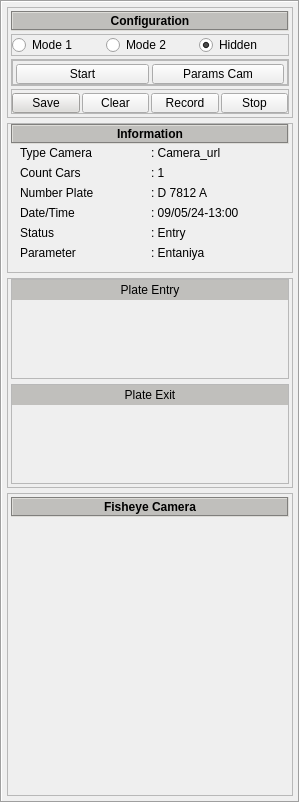
       <widget class="QFrame" name="frame_4">
        <property name="minimumSize">
         <size>
          <width>300</width>
          <height>50</height>
         </size>
        </property>
        <property name="maximumSize">
         <size>
          <width>300</width>
          <height>850</height>
         </size>
        </property>
        <property name="frameShape">
         <enum>QFrame::Box</enum>
        </property>
        <property name="frameShadow">
         <enum>QFrame::Sunken</enum>
        </property>
        <layout class="QVBoxLayout" name="verticalLayout_14">
         <property name="spacing">
          <number>5</number>
         </property>
         <property name="leftMargin">
          <number>5</number>
         </property>
         <property name="topMargin">
          <number>5</number>
         </property>
         <property name="rightMargin">
          <number>5</number>
         </property>
         <property name="bottomMargin">
          <number>5</number>
         </property>
         <item>
          <widget class="QFrame" name="frame_15">
           <property name="minimumSize">
            <size>
             <width>0</width>
             <height>0</height>
            </size>
           </property>
           <property name="maximumSize">
            <size>
             <width>16777215</width>
             <height>16777215</height>
            </size>
           </property>
           <property name="frameShape">
            <enum>QFrame::StyledPanel</enum>
           </property>
           <property name="frameShadow">
            <enum>QFrame::Raised</enum>
           </property>
           <layout class="QVBoxLayout" name="verticalLayout_6">
            <property name="spacing">
             <number>3</number>
            </property>
            <property name="leftMargin">
             <number>3</number>
            </property>
            <property name="topMargin">
             <number>3</number>
            </property>
            <property name="rightMargin">
             <number>3</number>
            </property>
            <property name="bottomMargin">
             <number>3</number>
            </property>
            <item>
             <widget class="QLabel" name="label_14">
              <property name="minimumSize">
               <size>
                <width>0</width>
                <height>20</height>
               </size>
              </property>
              <property name="maximumSize">
               <size>
                <width>16777215</width>
                <height>20</height>
               </size>
              </property>
              <property name="font">
               <font>
                <weight>75</weight>
                <bold>true</bold>
               </font>
              </property>
              <property name="styleSheet">
               <string notr="true">background-color: rgb(192, 191, 188);</string>
              </property>
              <property name="frameShape">
               <enum>QFrame::Box</enum>
              </property>
              <property name="frameShadow">
               <enum>QFrame::Sunken</enum>
              </property>
              <property name="text">
               <string>Configuration</string>
              </property>
              <property name="alignment">
               <set>Qt::AlignCenter</set>
              </property>
             </widget>
            </item>
            <item>
             <widget class="QFrame" name="frame_19">
              <property name="maximumSize">
               <size>
                <width>16777215</width>
                <height>30</height>
               </size>
              </property>
              <property name="frameShape">
               <enum>QFrame::StyledPanel</enum>
              </property>
              <property name="frameShadow">
               <enum>QFrame::Raised</enum>
              </property>
              <layout class="QHBoxLayout" name="horizontalLayout_9">
               <property name="spacing">
                <number>5</number>
               </property>
               <property name="leftMargin">
                <number>0</number>
               </property>
               <property name="topMargin">
                <number>0</number>
               </property>
               <property name="rightMargin">
                <number>0</number>
               </property>
               <property name="bottomMargin">
                <number>0</number>
               </property>
               <item>
                <widget class="QRadioButton" name="btn_radio_mode1">
                 <property name="text">
                  <string>Mode 1</string>
                 </property>
                </widget>
               </item>
               <item>
                <widget class="QRadioButton" name="btn_radio_mode2">
                 <property name="text">
                  <string>Mode 2</string>
                 </property>
                </widget>
               </item>
               <item>
                <widget class="QRadioButton" name="btn_radio_hidden">
                 <property name="text">
                  <string>Hidden</string>
                 </property>
                 <property name="checkable">
                  <bool>true</bool>
                 </property>
                 <property name="checked">
                  <bool>true</bool>
                 </property>
                 <property name="autoRepeat">
                  <bool>false</bool>
                 </property>
                </widget>
               </item>
              </layout>
             </widget>
            </item>
            <item>
             <widget class="QFrame" name="frame_13">
              <property name="frameShape">
               <enum>QFrame::StyledPanel</enum>
              </property>
              <property name="frameShadow">
               <enum>QFrame::Raised</enum>
              </property>
              <layout class="QHBoxLayout" name="horizontalLayout_11">
               <property name="spacing">
                <number>5</number>
               </property>
               <property name="leftMargin">
                <number>0</number>
               </property>
               <property name="topMargin">
                <number>0</number>
               </property>
               <property name="rightMargin">
                <number>0</number>
               </property>
               <property name="bottomMargin">
                <number>0</number>
               </property>
               <item>
                <widget class="QFrame" name="frame_18">
                 <property name="frameShape">
                  <enum>QFrame::StyledPanel</enum>
                 </property>
                 <property name="frameShadow">
                  <enum>QFrame::Raised</enum>
                 </property>
                 <layout class="QHBoxLayout" name="horizontalLayout_3">
                  <property name="spacing">
                   <number>3</number>
                  </property>
                  <property name="leftMargin">
                   <number>3</number>
                  </property>
                  <property name="topMargin">
                   <number>3</number>
                  </property>
                  <property name="rightMargin">
                   <number>3</number>
                  </property>
                  <property name="bottomMargin">
                   <number>0</number>
                  </property>
                  <item>
                   <widget class="QPushButton" name="btn_start">
                    <property name="minimumSize">
                     <size>
                      <width>0</width>
                      <height>0</height>
                     </size>
                    </property>
                    <property name="maximumSize">
                     <size>
                      <width>16777215</width>
                      <height>20</height>
                     </size>
                    </property>
                    <property name="styleSheet">
                     <string notr="true"/>
                    </property>
                    <property name="text">
                     <string>Start</string>
                    </property>
                   </widget>
                  </item>
                  <item>
                   <widget class="QPushButton" name="btn_params_cam">
                    <property name="minimumSize">
                     <size>
                      <width>0</width>
                      <height>0</height>
                     </size>
                    </property>
                    <property name="maximumSize">
                     <size>
                      <width>16777215</width>
                      <height>20</height>
                     </size>
                    </property>
                    <property name="styleSheet">
                     <string notr="true"/>
                    </property>
                    <property name="text">
                     <string>Params Cam</string>
                    </property>
                   </widget>
                  </item>
                 </layout>
                </widget>
               </item>
              </layout>
             </widget>
            </item>
            <item>
             <widget class="QFrame" name="frame_9">
              <property name="frameShape">
               <enum>QFrame::StyledPanel</enum>
              </property>
              <property name="frameShadow">
               <enum>QFrame::Raised</enum>
              </property>
              <layout class="QHBoxLayout" name="horizontalLayout_13">
               <property name="spacing">
                <number>2</number>
               </property>
               <property name="leftMargin">
                <number>0</number>
               </property>
               <property name="topMargin">
                <number>3</number>
               </property>
               <property name="rightMargin">
                <number>0</number>
               </property>
               <property name="bottomMargin">
                <number>0</number>
               </property>
               <item>
                <widget class="QPushButton" name="btn_save">
                 <property name="minimumSize">
                  <size>
                   <width>0</width>
                   <height>0</height>
                  </size>
                 </property>
                 <property name="maximumSize">
                  <size>
                   <width>16777215</width>
                   <height>20</height>
                  </size>
                 </property>
                 <property name="styleSheet">
                  <string notr="true">background-color: rgb(222, 221, 218);</string>
                 </property>
                 <property name="text">
                  <string>Save</string>
                 </property>
                </widget>
               </item>
               <item>
                <widget class="QPushButton" name="btn_clear">
                 <property name="minimumSize">
                  <size>
                   <width>0</width>
                   <height>0</height>
                  </size>
                 </property>
                 <property name="maximumSize">
                  <size>
                   <width>16777215</width>
                   <height>20</height>
                  </size>
                 </property>
                 <property name="styleSheet">
                  <string notr="true"/>
                 </property>
                 <property name="text">
                  <string>Clear</string>
                 </property>
                </widget>
               </item>
               <item>
                <widget class="QPushButton" name="btn_record">
                 <property name="minimumSize">
                  <size>
                   <width>0</width>
                   <height>0</height>
                  </size>
                 </property>
                 <property name="maximumSize">
                  <size>
                   <width>16777215</width>
                   <height>20</height>
                  </size>
                 </property>
                 <property name="text">
                  <string>Record</string>
                 </property>
                </widget>
               </item>
               <item>
                <widget class="QPushButton" name="btn_stop">
                 <property name="minimumSize">
                  <size>
                   <width>0</width>
                   <height>0</height>
                  </size>
                 </property>
                 <property name="maximumSize">
                  <size>
                   <width>16777215</width>
                   <height>20</height>
                  </size>
                 </property>
                 <property name="text">
                  <string>Stop</string>
                 </property>
                </widget>
               </item>
              </layout>
             </widget>
            </item>
           </layout>
          </widget>
         </item>
         <item>
          <widget class="QFrame" name="frame_5">
           <property name="maximumSize">
            <size>
             <width>16777215</width>
             <height>150</height>
            </size>
           </property>
           <property name="frameShape">
            <enum>QFrame::StyledPanel</enum>
           </property>
           <property name="frameShadow">
            <enum>QFrame::Raised</enum>
           </property>
           <layout class="QVBoxLayout" name="verticalLayout_8">
            <property name="spacing">
             <number>0</number>
            </property>
            <property name="leftMargin">
             <number>3</number>
            </property>
            <property name="topMargin">
             <number>0</number>
            </property>
            <property name="rightMargin">
             <number>3</number>
            </property>
            <property name="bottomMargin">
             <number>3</number>
            </property>
            <item>
             <widget class="QLabel" name="label_9">
              <property name="minimumSize">
               <size>
                <width>0</width>
                <height>20</height>
               </size>
              </property>
              <property name="maximumSize">
               <size>
                <width>16777215</width>
                <height>20</height>
               </size>
              </property>
              <property name="font">
               <font>
                <weight>75</weight>
                <bold>true</bold>
               </font>
              </property>
              <property name="styleSheet">
               <string notr="true">background-color: rgb(192, 191, 188);</string>
              </property>
              <property name="frameShape">
               <enum>QFrame::Box</enum>
              </property>
              <property name="frameShadow">
               <enum>QFrame::Sunken</enum>
              </property>
              <property name="text">
               <string>Information</string>
              </property>
              <property name="alignment">
               <set>Qt::AlignCenter</set>
              </property>
             </widget>
            </item>
            <item>
             <widget class="QFrame" name="frame_16">
              <property name="frameShape">
               <enum>QFrame::NoFrame</enum>
              </property>
              <property name="frameShadow">
               <enum>QFrame::Raised</enum>
              </property>
              <layout class="QVBoxLayout" name="verticalLayout_5">
               <property name="topMargin">
                <number>2</number>
               </property>
               <item>
                <widget class="QFrame" name="frame_17">
                 <property name="frameShape">
                  <enum>QFrame::NoFrame</enum>
                 </property>
                 <property name="frameShadow">
                  <enum>QFrame::Raised</enum>
                 </property>
                 <layout class="QHBoxLayout" name="horizontalLayout_14">
                  <property name="spacing">
                   <number>1</number>
                  </property>
                  <property name="leftMargin">
                   <number>0</number>
                  </property>
                  <property name="topMargin">
                   <number>0</number>
                  </property>
                  <property name="rightMargin">
                   <number>0</number>
                  </property>
                  <property name="bottomMargin">
                   <number>0</number>
                  </property>
                  <item>
                   <widget class="QLabel" name="label_11">
                    <property name="text">
                     <string>Type Camera</string>
                    </property>
                   </widget>
                  </item>
                  <item>
                   <widget class="QLabel" name="label_info_media_type">
                    <property name="text">
                     <string>: Camera_url</string>
                    </property>
                   </widget>
                  </item>
                 </layout>
                </widget>
               </item>
               <item>
                <widget class="QFrame" name="frame_27">
                 <property name="frameShape">
                  <enum>QFrame::NoFrame</enum>
                 </property>
                 <property name="frameShadow">
                  <enum>QFrame::Raised</enum>
                 </property>
                 <layout class="QHBoxLayout" name="horizontalLayout_19">
                  <property name="spacing">
                   <number>1</number>
                  </property>
                  <property name="leftMargin">
                   <number>0</number>
                  </property>
                  <property name="topMargin">
                   <number>0</number>
                  </property>
                  <property name="rightMargin">
                   <number>0</number>
                  </property>
                  <property name="bottomMargin">
                   <number>0</number>
                  </property>
                  <item>
                   <widget class="QLabel" name="label_23">
                    <property name="text">
                     <string>Count Cars  </string>
                    </property>
                   </widget>
                  </item>
                  <item>
                   <widget class="QLabel" name="label_24">
                    <property name="text">
                     <string>: 1</string>
                    </property>
                   </widget>
                  </item>
                 </layout>
                </widget>
               </item>
               <item>
                <widget class="QFrame" name="frame_20">
                 <property name="frameShape">
                  <enum>QFrame::NoFrame</enum>
                 </property>
                 <property name="frameShadow">
                  <enum>QFrame::Raised</enum>
                 </property>
                 <layout class="QHBoxLayout" name="horizontalLayout_15">
                  <property name="spacing">
                   <number>1</number>
                  </property>
                  <property name="leftMargin">
                   <number>0</number>
                  </property>
                  <property name="topMargin">
                   <number>0</number>
                  </property>
                  <property name="rightMargin">
                   <number>0</number>
                  </property>
                  <property name="bottomMargin">
                   <number>0</number>
                  </property>
                  <item>
                   <widget class="QLabel" name="label_16">
                    <property name="text">
                     <string>Number Plate </string>
                    </property>
                   </widget>
                  </item>
                  <item>
                   <widget class="QLabel" name="label_15">
                    <property name="text">
                     <string>: D 7812 A</string>
                    </property>
                   </widget>
                  </item>
                 </layout>
                </widget>
               </item>
               <item>
                <widget class="QFrame" name="frame_21">
                 <property name="frameShape">
                  <enum>QFrame::NoFrame</enum>
                 </property>
                 <property name="frameShadow">
                  <enum>QFrame::Raised</enum>
                 </property>
                 <layout class="QHBoxLayout" name="horizontalLayout_16">
                  <property name="spacing">
                   <number>1</number>
                  </property>
                  <property name="leftMargin">
                   <number>0</number>
                  </property>
                  <property name="topMargin">
                   <number>0</number>
                  </property>
                  <property name="rightMargin">
                   <number>0</number>
                  </property>
                  <property name="bottomMargin">
                   <number>0</number>
                  </property>
                  <item>
                   <widget class="QLabel" name="label_18">
                    <property name="text">
                     <string>Date/Time </string>
                    </property>
                   </widget>
                  </item>
                  <item>
                   <widget class="QLabel" name="label_20">
                    <property name="text">
                     <string>: 09/05/24-13:00</string>
                    </property>
                   </widget>
                  </item>
                 </layout>
                </widget>
               </item>
               <item>
                <widget class="QFrame" name="frame_22">
                 <property name="frameShape">
                  <enum>QFrame::NoFrame</enum>
                 </property>
                 <property name="frameShadow">
                  <enum>QFrame::Raised</enum>
                 </property>
                 <layout class="QHBoxLayout" name="horizontalLayout_17">
                  <property name="spacing">
                   <number>1</number>
                  </property>
                  <property name="leftMargin">
                   <number>0</number>
                  </property>
                  <property name="topMargin">
                   <number>0</number>
                  </property>
                  <property name="rightMargin">
                   <number>0</number>
                  </property>
                  <property name="bottomMargin">
                   <number>0</number>
                  </property>
                  <item>
                   <widget class="QLabel" name="label_19">
                    <property name="text">
                     <string>Status</string>
                    </property>
                   </widget>
                  </item>
                  <item>
                   <widget class="QLabel" name="label_info_media_path">
                    <property name="text">
                     <string>: Entry</string>
                    </property>
                   </widget>
                  </item>
                 </layout>
                </widget>
               </item>
               <item>
                <widget class="QFrame" name="frame_26">
                 <property name="frameShape">
                  <enum>QFrame::NoFrame</enum>
                 </property>
                 <property name="frameShadow">
                  <enum>QFrame::Raised</enum>
                 </property>
                 <layout class="QHBoxLayout" name="horizontalLayout_18">
                  <property name="spacing">
                   <number>1</number>
                  </property>
                  <property name="leftMargin">
                   <number>0</number>
                  </property>
                  <property name="topMargin">
                   <number>0</number>
                  </property>
                  <property name="rightMargin">
                   <number>0</number>
                  </property>
                  <property name="bottomMargin">
                   <number>0</number>
                  </property>
                  <item>
                   <widget class="QLabel" name="label_21">
                    <property name="text">
                     <string>Parameter</string>
                    </property>
                   </widget>
                  </item>
                  <item>
                   <widget class="QLabel" name="label_info_parameter_used">
                    <property name="text">
                     <string>: Entaniya</string>
                    </property>
                   </widget>
                  </item>
                 </layout>
                </widget>
               </item>
              </layout>
             </widget>
            </item>
           </layout>
          </widget>
         </item>
         <item>
          <widget class="QFrame" name="frame_28">
           <property name="minimumSize">
            <size>
             <width>0</width>
             <height>210</height>
            </size>
           </property>
           <property name="maximumSize">
            <size>
             <width>16777215</width>
             <height>16777215</height>
            </size>
           </property>
           <property name="frameShape">
            <enum>QFrame::StyledPanel</enum>
           </property>
           <property name="frameShadow">
            <enum>QFrame::Raised</enum>
           </property>
           <layout class="QVBoxLayout" name="verticalLayout_15">
            <property name="spacing">
             <number>5</number>
            </property>
            <property name="leftMargin">
             <number>3</number>
            </property>
            <property name="topMargin">
             <number>0</number>
            </property>
            <property name="rightMargin">
             <number>3</number>
            </property>
            <property name="bottomMargin">
             <number>3</number>
            </property>
            <item>
             <widget class="QFrame" name="frame_31">
              <property name="minimumSize">
               <size>
                <width>0</width>
                <height>100</height>
               </size>
              </property>
              <property name="maximumSize">
               <size>
                <width>16777215</width>
                <height>150</height>
               </size>
              </property>
              <property name="frameShape">
               <enum>QFrame::StyledPanel</enum>
              </property>
              <property name="frameShadow">
               <enum>QFrame::Raised</enum>
              </property>
              <layout class="QVBoxLayout" name="verticalLayout_2">
               <property name="spacing">
                <number>5</number>
               </property>
               <property name="leftMargin">
                <number>0</number>
               </property>
               <property name="topMargin">
                <number>0</number>
               </property>
               <property name="rightMargin">
                <number>0</number>
               </property>
               <property name="bottomMargin">
                <number>0</number>
               </property>
               <item>
                <widget class="QLabel" name="plate_entry">
                 <property name="maximumSize">
                  <size>
                   <width>16777215</width>
                   <height>20</height>
                  </size>
                 </property>
                 <property name="styleSheet">
                  <string notr="true">background-color: rgb(192, 191, 188);</string>
                 </property>
                 <property name="text">
                  <string>&lt;html&gt;&lt;head/&gt;&lt;body&gt;&lt;p align=&quot;center&quot;&gt;Plate Entry&lt;/p&gt;&lt;/body&gt;&lt;/html&gt;</string>
                 </property>
                </widget>
               </item>
               <item>
                <widget class="QLabel" name="label_plaeEntry">
                 <property name="text">
                  <string/>
                 </property>
                </widget>
               </item>
              </layout>
             </widget>
            </item>
            <item>
             <widget class="QFrame" name="frame_32">
              <property name="minimumSize">
               <size>
                <width>0</width>
                <height>100</height>
               </size>
              </property>
              <property name="maximumSize">
               <size>
                <width>16777215</width>
                <height>150</height>
               </size>
              </property>
              <property name="frameShape">
               <enum>QFrame::StyledPanel</enum>
              </property>
              <property name="frameShadow">
               <enum>QFrame::Raised</enum>
              </property>
              <layout class="QVBoxLayout" name="verticalLayout_11">
               <property name="spacing">
                <number>5</number>
               </property>
               <property name="leftMargin">
                <number>0</number>
               </property>
               <property name="topMargin">
                <number>0</number>
               </property>
               <property name="rightMargin">
                <number>0</number>
               </property>
               <property name="bottomMargin">
                <number>0</number>
               </property>
               <item>
                <widget class="QLabel" name="plate_exit">
                 <property name="maximumSize">
                  <size>
                   <width>16777215</width>
                   <height>20</height>
                  </size>
                 </property>
                 <property name="styleSheet">
                  <string notr="true">background-color: rgb(192, 191, 188);</string>
                 </property>
                 <property name="text">
                  <string>&lt;html&gt;&lt;head/&gt;&lt;body&gt;&lt;p align=&quot;center&quot;&gt;Plate Exit&lt;/p&gt;&lt;/body&gt;&lt;/html&gt;</string>
                 </property>
                </widget>
               </item>
               <item>
                <widget class="QLabel" name="label_plateExit">
                 <property name="text">
                  <string/>
                 </property>
                </widget>
               </item>
              </layout>
             </widget>
            </item>
           </layout>
          </widget>
         </item>
         <item>
          <widget class="QFrame" name="frame_7">
           <property name="minimumSize">
            <size>
             <width>0</width>
             <height>0</height>
            </size>
           </property>
           <property name="frameShape">
            <enum>QFrame::StyledPanel</enum>
           </property>
           <property name="frameShadow">
            <enum>QFrame::Raised</enum>
           </property>
           <layout class="QVBoxLayout" name="verticalLayout_10">
            <property name="spacing">
             <number>5</number>
            </property>
            <property name="leftMargin">
             <number>3</number>
            </property>
            <property name="topMargin">
             <number>3</number>
            </property>
            <property name="rightMargin">
             <number>3</number>
            </property>
            <property name="bottomMargin">
             <number>3</number>
            </property>
            <item>
             <widget class="QLabel" name="label_13">
              <property name="minimumSize">
               <size>
                <width>0</width>
                <height>20</height>
               </size>
              </property>
              <property name="maximumSize">
               <size>
                <width>16777215</width>
                <height>20</height>
               </size>
              </property>
              <property name="font">
               <font>
                <weight>75</weight>
                <bold>true</bold>
               </font>
              </property>
              <property name="styleSheet">
               <string notr="true">background-color: rgb(192, 191, 188);</string>
              </property>
              <property name="frameShape">
               <enum>QFrame::Box</enum>
              </property>
              <property name="frameShadow">
               <enum>QFrame::Sunken</enum>
              </property>
              <property name="text">
               <string>Fisheye Camera</string>
              </property>
              <property name="alignment">
               <set>Qt::AlignCenter</set>
              </property>
             </widget>
            </item>
            <item>
             <widget class="QLabel" name="vidio_fisheye">
              <property name="minimumSize">
               <size>
                <width>0</width>
                <height>270</height>
               </size>
              </property>
              <property name="maximumSize">
               <size>
                <width>16777215</width>
                <height>16777215</height>
               </size>
              </property>
              <property name="text">
               <string/>
              </property>
             </widget>
            </item>
           </layout>
          </widget>
         </item>
        </layout>
       </widget>
